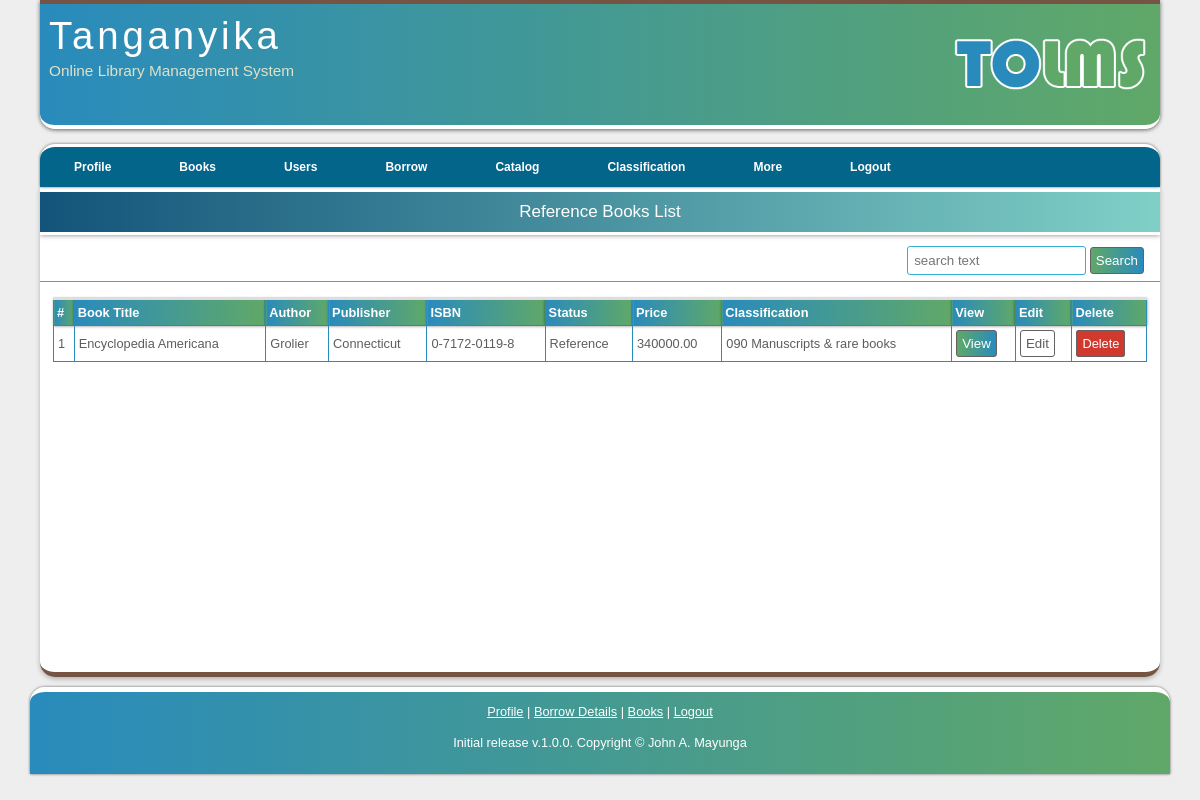
Page /viewBooksReference.php (signed in) on the committed database.
### tables this page shows
CREATE TABLE `books` (
  `bookID` int(11) NOT NULL,
  `bookTitle` varchar(100) NOT NULL,
  `author` varchar(50) NOT NULL,
  `bookPub` varchar(100) NOT NULL,
  `pages` varchar(40) NOT NULL,
  `ISBN` varchar(50) NOT NULL,
  `copyrightYear` int(11) NOT NULL,
  `dateReceived` datetime NOT NULL,
  `dateAdded` datetime NOT NULL,
  `status` enum('Normal','Reference') NOT NULL DEFAULT 'Normal',
  `price` decimal(10,2) NOT NULL,
  `classID` int(50) NOT NULL
);

CREATE TABLE `classification` (
  `classID` int(11) NOT NULL,
  `deweyNo` varchar(5) NOT NULL,
  `className` varchar(50) DEFAULT NULL
);

### AppRoot/init.inc.php (called while the page is built, shortened)
<?php
$host = 'localhost';
$user = 'atchosti_tolms';
$password = 'MayungaPassword';
$database = 'atchosti_tolms';
$link = mysqli_connect($host, $user, $password, $database );
if(isset($_SESSION['userID'])){
    $sessionULe           = $_SESSION['uLevel'];
}
require_once ('AppRoot/Functions/functions.php');
require_once ('AppRoot/Functions/viewFunctions.php');

### AppRoot/Functions/viewFunctions.php (called while the page is built, shortened)
<?php
function viewBooks($status = '', $filter = ''){
    global $link;
    $query          = "SELECT * FROM books WHERE bookID <> '' ";
    if(!empty($status)){
        $query .= " AND status = '{$status}' ";
    }
    $queryresult = mysqli_query($link, $query);
    return $queryresult;
}
function getClassificationFromID($classID){
    global $link;
    $classID = secureText(checkValue($classID, 'Classification is empty!'));
    $result = mysqli_query($link, "SELECT * FROM classification where classID = '{$classID}'");
    if($result){
        $row = mysqli_fetch_assoc($result);
        $classification = $row['deweyNo'] . " " . $row['className'];
        return $classification;
    }
}

### AppRoot/Functions/functions.php (called while the page is built, shortened)
<?php
function secureText ($text) {
    global $link;
    $string = trim ($text);
    $securedString = mysqli_real_escape_string ($link, $string);
    return $securedString;
}
function checkValue($value, $message){
    return $value;
}

### viewBooksReference.php (the view, shortened to what this page needs)
<?php
include('AppRoot/init.inc.php');
$filter = ''; $status = 'Reference';
?>
<!DOCTYPE HTML>
<html>
    <?php require_once 'AppRoot/Includes/head.inc';?>
    <body>
      <div id="main">
          <?php include 'AppRoot/Includes/header.inc'; ?>
          <?php include 'AppRoot/Includes/navigation.inc'; ?>
        <div id="site_content">
            <div class="my-title">Reference Books List</div>
            <?php include('AppRoot/Includes/searchForm.inc'); ?>
            <div class="contents-manage">
                <table class="data-table">
                    <tr>
                       <th>#</th><th>Book Title</th><th>Author</th><th>Publisher</th><th>ISBN</th><th>Status</th><th>Price</th><th>Classification</th><th>View</th>
                       <?php if($sessionULe == 'Admin' || $sessionULe == 'Librarian') : ?>
                       <th>Edit</th>
                       <th>Delete</th>
                       <?php endif; ?>
                    </tr>
                        <tbody>
                        <?php
                        $number = 1;
                        foreach (viewBooks($status, $filter) as $user) :
                            extract($user);
                        ?>
                            <tr>
                                <td><?= $number; ?></td>
                                <td><?= $bookTitle; ?></td>
                                <td><?= $author; ?></td>
                                <td><?= $bookPub; ?></td>
                                <td><?= $ISBN; ?></td>
                                <td><?= $status; ?></td>
                                <td><?= $price; ?></td>
                                <td><?= getClassificationFromID($classID); ?></td>
                                <td>
                                    <form action="viewBook.php" method="POST">
                                        <input type="submit" class="control-button view" name="viewFullBook" value="View"/>
                                    </form>
                                </td>
                                <?php if($sessionULe == 'Admin' || $sessionULe == 'Librarian') : ?>
                                <td>
                                    <form action="manageBook.php" method="POST">
                                        <input type="submit" class="control-button edit" name="editBook" value="Edit"/>
                                    </form>
                                </td>
                                <td>
                                    <a href="viewBooksReference.php?deleteBook=<?=$bookID ?>" OnClick="return confirm('Are you sure you want to delete this book <?= $bookTitle ;?> ?')" class="control-button delete" >Delete</a>
                                </td>
                                <?php endif; ?>
                            </tr>
                        <?php
                            $number ++;
                            endforeach;
                        ?>
                        </tbody>
                    </table>
                </div>
            </div>
        </div>
        <?php include 'AppRoot/Includes/footer.inc'; ?>
    </body>
</html>

### AppRoot/Assets/CSS/styles.css (style rules this page uses)
* { margin: 0; padding: 0; }
body { font: normal .80em 'trebuchet ms', arial, sans-serif; background: #eee; color: #5D5D5D; text-align: justify; }
a, a:hover { background: transparent; text-decoration: underline; color: #51A9FB; }
#main { max-width: 1120px; padding: 0 20px 0 20px; margin: 0 auto 10px auto; }
#site_content { width: 100%; min-height: 480px; overflow: hidden; padding: 0px; background: #fff; border-top: 5px solid #fff; border-bottom: 5px solid #765443;; border-radius: 0 0 15px 15px; color: #5D5D5D; box-shadow: 0 2px 5px 0 rgba(0,0,0,.26); margin-bottom: 10px; }
.my-title { padding: 10px; background: linear-gradient(to right, #13547a, #80d0c7); border-bottom: 3px solid #fff; color: #fff; font-size: 17px; margin-bottom: 5px; text-align: center; box-shadow: 0 0 5px rgba(0,0,0,.5); }
.contents-manage { padding: 15px 13px 17px 13px; }
.control-button { padding: 5px; border: 1px solid #636161; border-radius: 3px; color: #fff; text-decoration: none; outline: none; }
.delete { background-color: #d1382e; }
.edit { background-color: #fff; color: #5D5D5D; }
.view { background: linear-gradient(to right, #60A868, #298BBC); }
table { border-collapse: collapse; }
.data-table { border-top: 3px solid #ddd; width: 100%; }
.data-table th, .data-table td { vertical-align: middle; border: 1px solid #298BBC; }
.data-table th { background: linear-gradient(to right, #298BBC, #60A868); padding: 5px 3px; color: #fff; box-shadow: 0 0 3px rgba(0,0,0,.5); }
.data-table td { padding: 4px; }

### rows in the picture
books: bookTitle "Encyclopedia Americana", author "Grolier", bookPub "Connecticut", ISBN "0-7172-0119-8", status "Reference", price "340000.00", classID.className "090 Manuscripts & rare books"
